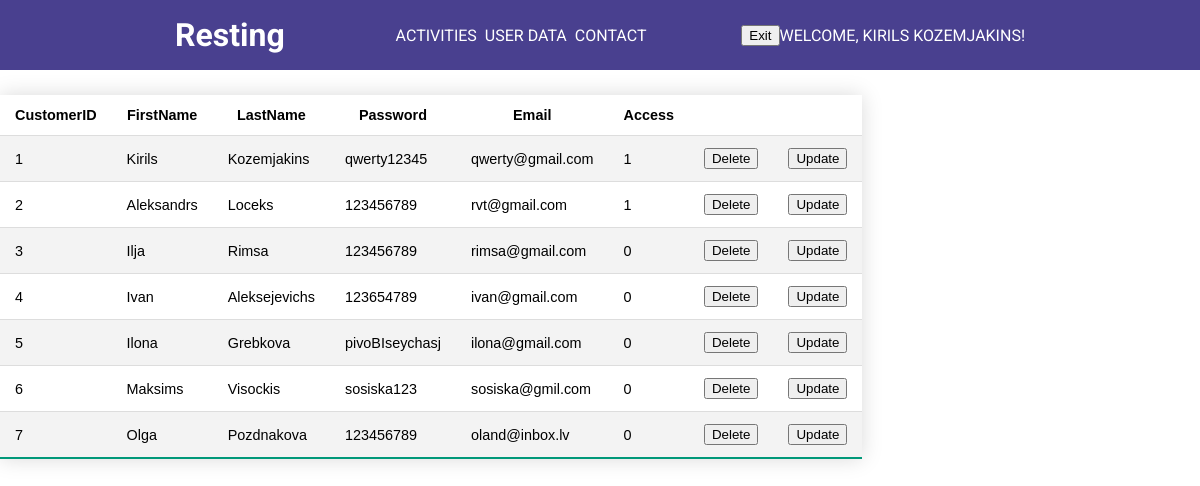
/php/admin/user_data.php (signed in), run on an earlier commit of the app's database.
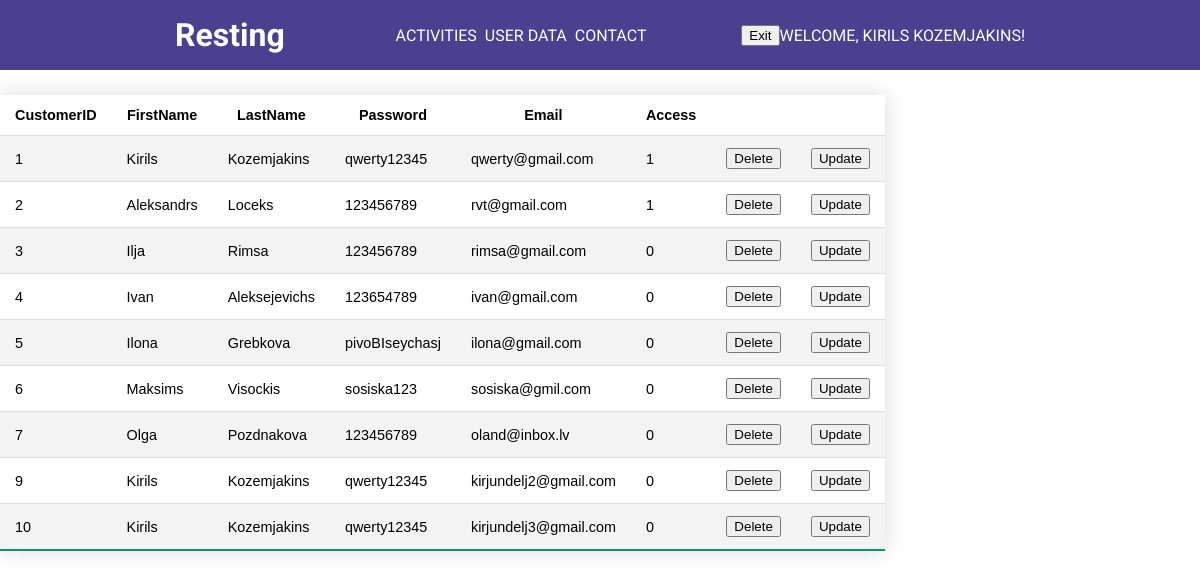
And on a later commit of the database.
### tables this page shows
CREATE TABLE IF NOT EXISTS `customer` (
  `CustomerID` int NOT NULL AUTO_INCREMENT,
  `FirstName` varchar(50) DEFAULT NULL,
  `LastName` varchar(50) DEFAULT NULL,
  `Password` varchar(50) DEFAULT NULL,
  `Email` varchar(50) DEFAULT NULL,
  `Access` int DEFAULT '0',
  PRIMARY KEY (`CustomerID`)
);

### php/admin/user_data.php (the view, shortened to what this page needs)
<!DOCTYPE html>
<html>
<head>
	<link rel="stylesheet" href="..\..\css\admin\user_data.css">
</head>
<body>
<header>
    <div class="container row">
        <a href="MainAdmin.php" class="logo">Resting</a>
        <nav class="nav">
        <ul class="nav__list nav__list--primary">
            <li class="nav__item"><a href="ActivitiesAdmin.php" class="nav__link">Activities</a></li>
            <li class="nav__item"><a href="user_data.php" class="nav__link">User data</a></li>
            <li class="nav__item"><a href="#" class="nav__link">Contact</a></li>
        </ul>
        <ul class="nav__list">
            <li class="nav__item">
              <a class="nav__link">
                <form action='..\..\FunctionsPHP\logout.php' method="post">
                  <button type="submit" name="logout">Exit</button>
                </form>
              </a>
            </li>
            <li>
              <a class="nav__link">
                <?php
                  if (isset($_SESSION['authorized']) && $_SESSION['authorized'] === true) {
                    echo 'Welcome, ' . $_SESSION['username'] . '!';
                  }
                ?>
              </a>
            </li>
        </ul>
        </nav>
    </div>
    </header>
    <table class="styled-table">
        <tr>
            <th>CustomerID</th>
            <th>FirstName</th>
            <th>LastName</th>
            <th>Password</th>
            <th>Email</th>
            <th>Access</th>
        </tr>
        <?php
        $host = "127.0.0.1";
        $dbname = "booking";
        $username = "root";
        $password = "";
        try {
            $conn = new PDO("mysql:host=$host;dbname=$dbname", $username, $password);
            $conn->setAttribute(PDO::ATTR_ERRMODE, PDO::ERRMODE_EXCEPTION);
            $query = $conn->prepare("SELECT * FROM customer");
            $query->execute();
            $results = $query->fetchAll();
        } catch (PDOException $e) {
            echo 'Error: ' . $e->getMessage();
        }
        foreach ($results as $row) {
            echo "<tr><td>" . $row['CustomerID'] . "</td>";
            echo "<td>" . $row['FirstName'] . "</td>";
            echo "<td>" . $row['LastName'] . "</td>";
            echo "<td>" . $row['Password'] . "</td>";
            echo "<td>" . $row['Email'] . "</td>";
            echo "<td>" . $row['Access'] . "</td>";
            echo "<td>";
            echo "<form action='..\..\FunctionsPHP\delete_user.php' method='post'>";
            echo "<input type='submit' value='Delete'>";
            echo "</form>";
            echo "</td>";
            echo "<td>";
            echo "<button class='ShowUpdateForm'>Update</button>";
            echo "</td></tr>";
        }
        ?>
    </table>
</body>
</html>

### css/admin/user_data.css (style rules this page uses)
* { box-sizing: border-box; }
body { margin: 0; font-family: "Roboto", sans-serif; }
header { background: #49408f; padding: 1em 0; }
.logo { text-decoration: none; color: #fff; font-size: 2rem; font-weight: bold; margin-right: 0.5em; }
.nav__list { padding: 0; margin: 0; list-style: none; }
.nav__link { color: #fff; text-decoration: none; text-transform: uppercase; }
.container { width: 85%; max-width: 850px; margin: 0 auto; }
.row { display: flex; justify-content: space-between; }
.nav { display: flex; justify-content: space-between; width: 100%; }
.nav__list { display: flex; align-items: center; }
.nav__list--primary { margin: 0 auto; }
.nav__item + .nav__item { margin-left: 0.5em; }
.styled-table { border-collapse: collapse; margin: 25px 0; font-size: 0.9em; font-family: sans-serif; min-width: 400px; box-shadow: 0 0 20px rgba(0, 0, 0, 0.15); }
.styled-table th, .styled-table td { padding: 12px 15px; }
.styled-table tbody tr { border-bottom: 1px solid #dddddd; }
.styled-table tbody tr:nth-of-type(even) { background-color: #f3f3f3; }
.styled-table tbody tr:last-of-type { border-bottom: 2px solid #009879; }

What changed in the data, as far as the page shows it:
added customer: CustomerID "9", FirstName "Kirils", LastName "Kozemjakins", Password "qwerty12345", Email "kirjundelj2@gmail.com", Access "0"
added customer: CustomerID "10", FirstName "Kirils", LastName "Kozemjakins", Password "qwerty12345", Email "kirjundelj3@gmail.com", Access "0"
